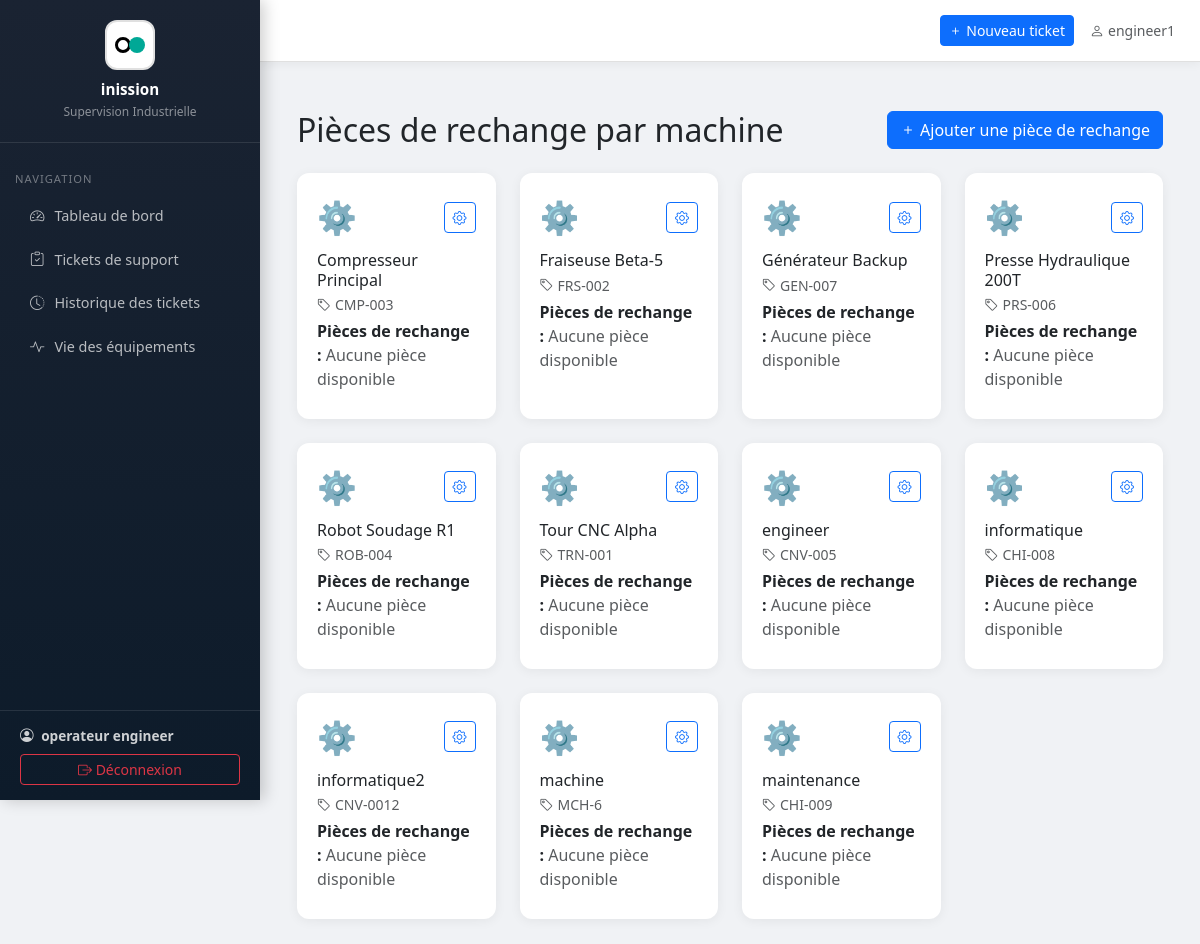
Before: /machines/spare-parts/ (signed in) with the older database file.
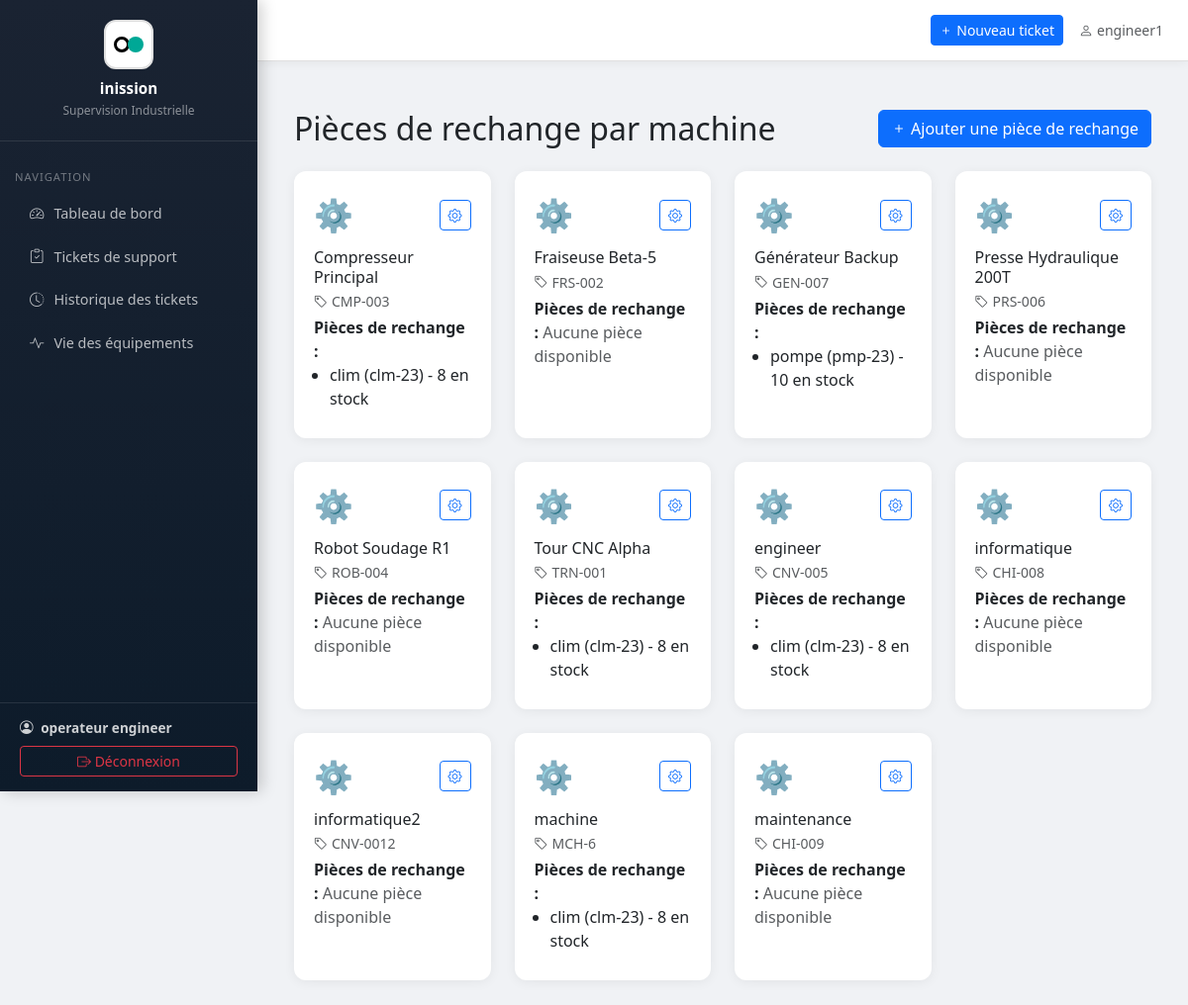
After: the same page with the newer database file.
### tickets/models.py (models this page shows, shortened)
class Machine(models.Model):
    nom = models.CharField(max_length=200, verbose_name="Nom de la machine")
    reference = models.CharField(max_length=100, unique=True, verbose_name="Référence")
    localisation = models.CharField(max_length=200, verbose_name="Localisation / Zone")
    description = models.TextField(blank=True, verbose_name="Description")
    actif = models.BooleanField(default=True, verbose_name="Active")
    date_installation = models.DateField(null=True, blank=True, verbose_name="Date d'installation")
    department = models.ForeignKey('Department', on_delete=models.SET_NULL, null=True, blank=True, verbose_name="Département associé")
    operator = models.ForeignKey('OperatorProfile', on_delete=models.SET_NULL, null=True, blank=True, verbose_name="Opérateur assigné")
    class Meta:
        verbose_name = "Machine"
        verbose_name_plural = "Machines"
        ordering = ['nom']

class SparePart(models.Model):
    nom = models.CharField(max_length=200, verbose_name="Nom de la pièce")
    reference = models.CharField(max_length=100, unique=True, verbose_name="Référence pièce")
    description = models.TextField(blank=True, verbose_name="Description")
    machines = models.ManyToManyField('Machine', related_name='spare_parts', blank=True, verbose_name="Machines concernées")
    quantite = models.PositiveIntegerField(default=0, verbose_name="Quantité disponible")
    actif = models.BooleanField(default=True, verbose_name="Active")
    class Meta:
        verbose_name = "Pièce de rechange"
        verbose_name_plural = "Pièces de rechange"
        ordering = ['nom']

### tickets/views.py (the view)
# urls.py: path('machines/spare-parts/', views.machine_spare_parts_view, name='machine_spare_parts'),
@login_required
def machine_spare_parts_view(request):
    machines = Machine.objects.prefetch_related('spare_parts').all()
    return render(request, 'tickets/machine_spare_parts.html', {'machines': machines})

### tickets/templatetags/permissions.py (called while the page is built)
@register.filter
def is_admin_or_supervisor(user):
    if user.is_superuser or user.is_staff:
        return True
    profile = getattr(user, 'operatorprofile', None)
    return profile and profile.role == 'superviseur'

### tickets/templates/tickets/machine_spare_parts.html (shortened to what this page needs)
{% extends 'tickets/base.html' %}
{% block content %}
<div class="container mt-4">
  <div class="d-flex justify-content-between align-items-center mb-4">
    <h2 class="mb-0">Pièces de rechange par machine</h2>
    <a href="{% url 'add_spare_part' %}" class="btn btn-primary">
      <i class="bi bi-plus"></i> Ajouter une pièce de rechange
    </a>
  </div>
  <div class="row g-4">
    {% for machine in machines %}
    <div class="col-md-4 col-lg-3">
      <div class="stat-card h-100" style="position:relative;">
        <div style="font-size:2rem;margin-bottom:10px;display:flex;align-items:center;gap:10px;">
          {% if machine.actif %}⚙️{% else %}🔴{% endif %}
          <button type="button" class="btn btn-sm btn-outline-primary ms-auto" data-bs-toggle="modal" data-bs-target="#sparePartsModal{{ machine.id }}" title="Voir les pièces de rechange">
            <i class="bi bi-gear"></i>
          </button>
        </div>
        <h6 class="mb-1">{{ machine.nom }}</h6>
        <p class="text-muted small mb-1">
          <i class="bi bi-tag me-1"></i>{{ machine.reference }}
        </p>
        <div class="mb-2">
          <strong>Pièces de rechange :</strong>
          {% if machine.spare_parts.all %}
            <ul class="mb-0 ps-3">
              {% for part in machine.spare_parts.all %}
                <li>{{ part.nom }} ({{ part.reference }}) - {{ part.quantite }} en stock</li>
              {% empty %}
                <span class="text-muted">Aucune pièce disponible</span>
              {% endfor %}
            </ul>
          {% else %}
            <span class="text-muted">Aucune pièce disponible</span>
          {% endif %}
        </div>
      </div>
    </div>
    {% empty %}
    <div class="col-12 text-center py-5 text-muted">
      <i class="bi bi-tools" style="font-size:4rem;display:block;margin-bottom:15px;"></i>
      Aucune machine enregistrée.<br>
    </div>
    {% endfor %}
  </div>
</div>
{% endblock %}

### tickets/templates/tickets/base.html (shortened to what this page needs)
{% load permissions %}
<!DOCTYPE html>
<html lang="fr">
<head>
    <link href="https://cdnjs.cloudflare.com/ajax/libs/bootstrap/5.3.2/css/bootstrap.min.css" rel="stylesheet">
    <link href="https://cdnjs.cloudflare.com/ajax/libs/bootstrap-icons/1.11.3/font/bootstrap-icons.min.css" rel="stylesheet">
</head>
<body>
{% if user.is_authenticated %}
<div class="sidebar d-flex flex-column">
    <div class="sidebar-brand flex-shrink-0">
        <div class="brand-icon"></div>
        <h5>inission</h5>
        <small>Supervision Industrielle</small>
    </div>
    <nav class="mt-2 flex-grow-1">
        <div class="sidebar-section">Navigation</div>
        <a href="{% url 'dashboard' %}" class="nav-link {% if request.resolver_match.url_name == 'dashboard' %}active{% endif %}">
            <i class="bi bi-speedometer2"></i><span>Tableau de bord</span>
        </a>
        <a href="{% url 'demande_dashboard' %}" class="nav-link {% if 'demande' in request.resolver_match.url_name %}active{% endif %}">
            <i class="bi bi-clipboard-check"></i><span>Tickets de support</span>
        </a>
            <a href="{% url 'ticket_history_list' %}" class="nav-link {% if request.resolver_match.url_name == 'ticket_history_list' %}active{% endif %}">
                <i class="bi bi-clock-history"></i><span>Historique des tickets</span>
            </a>
        <a href="{% url 'viee_dashboard' %}" class="nav-link {% if 'viee' in request.resolver_match.url_name %}active{% endif %}">
            <i class="bi bi-activity"></i><span>Vie des équipements</span>
        </a>
    </nav>
    <div class="sidebar-footer flex-shrink-0">
        <div class="user-info">
            <i class="bi bi-person-circle me-1"></i>
            <strong>{{ user.get_full_name|default:user.username }}</strong>
        </div>
        <form action="{% url 'logout' %}" method="post" style="margin-top:8px;">
            <button type="submit" class="btn btn-sm btn-outline-danger w-100">
                <i class="bi bi-box-arrow-right"></i> <span>Déconnexion</span>
            </button>
        </form>
    </div>
</div>
<div class="main-content">
    <div class="topbar">
        <div class="d-flex align-items-center gap-3">
            <a href="{% url 'demande_create' %}" class="btn btn-primary btn-sm">
                <i class="bi bi-plus"></i> Nouveau ticket
            </a>
            <span class="text-muted small"><i class="bi bi-person me-1"></i>{{ user.username }}</span>
        </div>
    </div>
    <div class="page-content">
        {% block content %}{% endblock %}
    </div>
</div>
{% else %}
    {% block auth_content %}{% endblock %}
{% endif %}
</body>
</html>

### tickets/templates/tickets/base.html (style rules this page uses)
:root { --sidebar-width: 260px; --primary: #1a2332; --accent: #0d6efd; --danger: #dc3545; }
body { background: #f0f2f5; font-family: 'Segoe UI', sans-serif; }
.sidebar { width: var(--sidebar-width); background: linear-gradient(180deg, #1a2332 0%, #0d1b2a 100%); min-height: 100vh; position: fixed; top: 0; left: 0; z-index: 1000; overflow-y: auto; overflow-x: hidden; box-shadow: 4px 0 15px rgba(0,0,0,0.2); max-height: 100vh; }
.sidebar-brand { padding: 20px; border-bottom: 1px solid rgba(255,255,255,0.1); text-align: center; }
.sidebar-brand h5 { color: #fff; font-weight: 700; font-size: 0.95rem; margin: 0; }
.sidebar-brand small { color: rgba(255,255,255,0.5); font-size: 0.75rem; }
.sidebar-brand .brand-icon { width: 50px; height: 50px; background: white; border-radius: 12px; display: flex; align-items: center; justify-content: center; margin: 0 auto 10px; font-size: 1.5rem; position: relative; border: 2px solid #e0e0e0; }
.sidebar-brand .brand-icon::before { content: ''; position: absolute; width: 16px; height: 16px; border: 3px solid #000; border-radius: 50%; left: 8px; top: 50%; transform: translateY(-50%); }
.sidebar-brand .brand-icon::after { content: ''; position: absolute; width: 16px; height: 16px; background: #00a896; border-radius: 50%; right: 8px; top: 50%; transform: translateY(-50%); }
.sidebar-section { padding: 10px 15px 5px; font-size: 0.7rem; color: rgba(255,255,255,0.4); text-transform: uppercase; letter-spacing: 1px; margin-top: 10px; }
.sidebar .nav-link { color: rgba(255,255,255,0.7); padding: 10px 20px; border-radius: 8px; margin: 2px 10px; font-size: 0.9rem; transition: all 0.2s; display: flex; align-items: center; gap: 10px; }
.sidebar-footer { padding: 15px 20px; border-top: 1px solid rgba(255,255,255,0.1); margin-top: 20px; }
.user-info { color: rgba(255,255,255,0.8); font-size: 0.85rem; }
.main-content { margin-left: var(--sidebar-width); min-height: 100vh; }
.topbar { background: white; padding: 15px 25px; border-bottom: 1px solid #e0e0e0; box-shadow: 0 2px 10px rgba(0,0,0,0.05); display: flex; align-items: center; justify-content: space-between; }
.page-content { padding: 25px; }
.stat-card { background: white; border-radius: 12px; padding: 20px; box-shadow: 0 2px 12px rgba(0,0,0,0.06); border: none; transition: transform 0.2s; }

Changed rows visible on the page:
shown differently, row unchanged: Machine "Compresseur Principal": no longer shows "Aucune pièce disponible"
added SparePart: nom "clim", reference "clm-23", quantite "8"
shown differently, row unchanged: Machine "Générateur Backup": no longer shows "Aucune pièce disponible"
added SparePart: nom "pompe", reference "pmp-23", quantite "10", shown under Machine "Générateur Backup"
shown differently, row unchanged: Machine "Tour CNC Alpha": no longer shows "Aucune pièce disponible"
changed Machine "engineer": no longer shows "Aucune pièce disponible"
shown differently, row unchanged: Machine "machine": no longer shows "Aucune pièce disponible"
